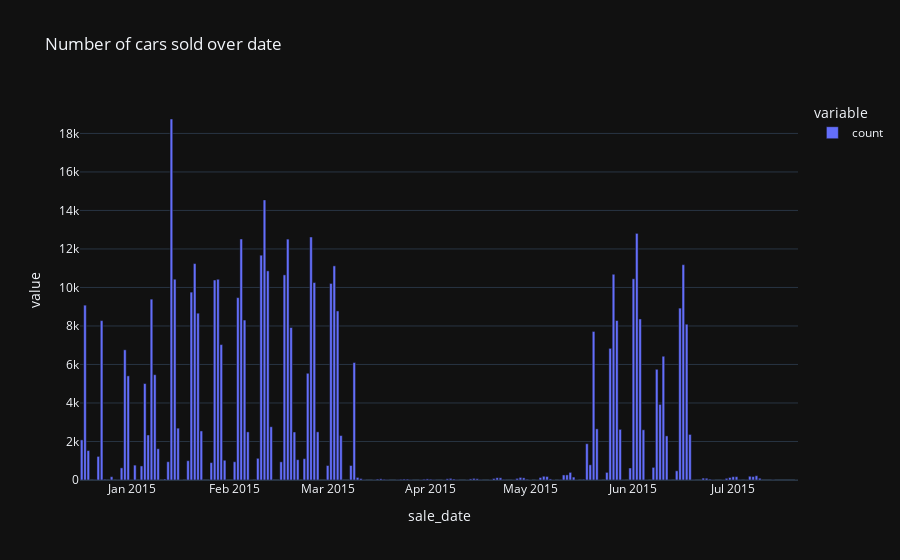

Notebook code cell kept with this figure:
### Code cell
clean_cars_copy['sale_date'] = pd.to_datetime(clean_cars_copy['sale_date'])
clean_cars_copy = clean_cars_copy[clean_cars_copy['sale_date']> pd.to_datetime('2014-12-16')]

date_sellprice = clean_cars_copy['sale_date'].value_counts()

px.bar(date_sellprice,
        title = "Number of cars sold over date",
        template = 'plotly_dark')

### Figure 1 — Plotly figure (JSON) as saved in the notebook; plotly's stock layout.template omitted (floating-point values rounded to 4 significant figures; data arrays with more than 128 entries replaced by an {"elided": "..."} marker saying what was removed)
{"data": [{"alignmentgroup": "True", "hovertemplate": "variable=count<br>sale_date=%{x}<br>value=%{y}<extra></extra>", "legendgroup": "count", "marker": {"color": "#636efa", "pattern": {"shape": ""}}, "name": "count", "offsetgroup": "count", "orientation": "v", "showlegend": true, "textposition": "auto", "type": "bar", "x": {"elided": "163 str values"}, "xaxis": "x", "y": {"elided": "163 int values"}, "yaxis": "y"}], "layout": {"autosize": true, "barmode": "relative", "legend": {"title": {"text": "variable"}, "tracegroupgap": 0}, "title": {"text": "Number of cars sold over date"}, "xaxis": {"anchor": "y", "autorange": true, "domain": [0, 1], "range": ["2014-12-16 12:00", "2015-07-20 12:00"], "title": {"text": "sale_date"}, "type": "date"}, "yaxis": {"anchor": "x", "autorange": true, "domain": [0, 1], "range": [0, 19740.0], "title": {"text": "value"}, "type": "linear"}}}
